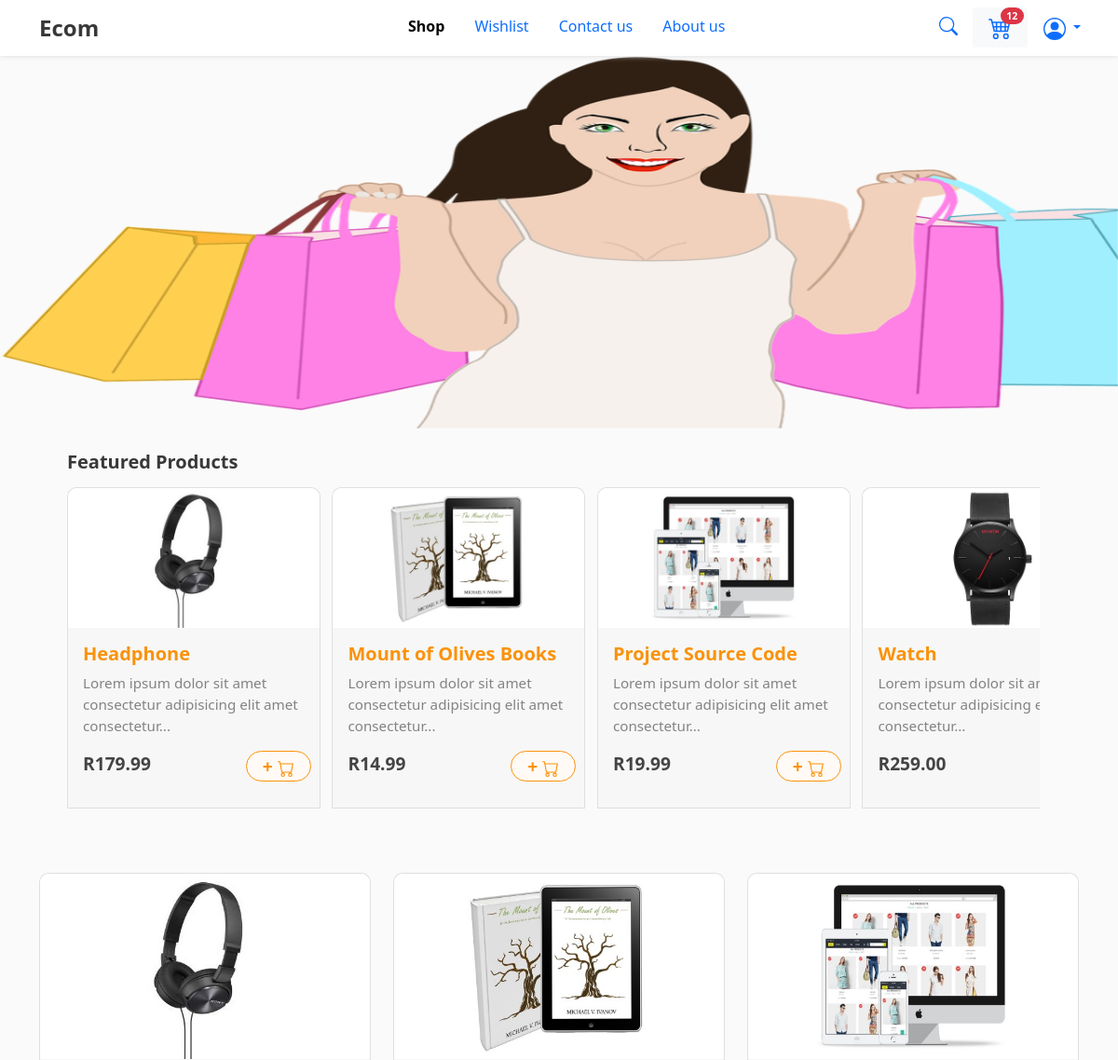
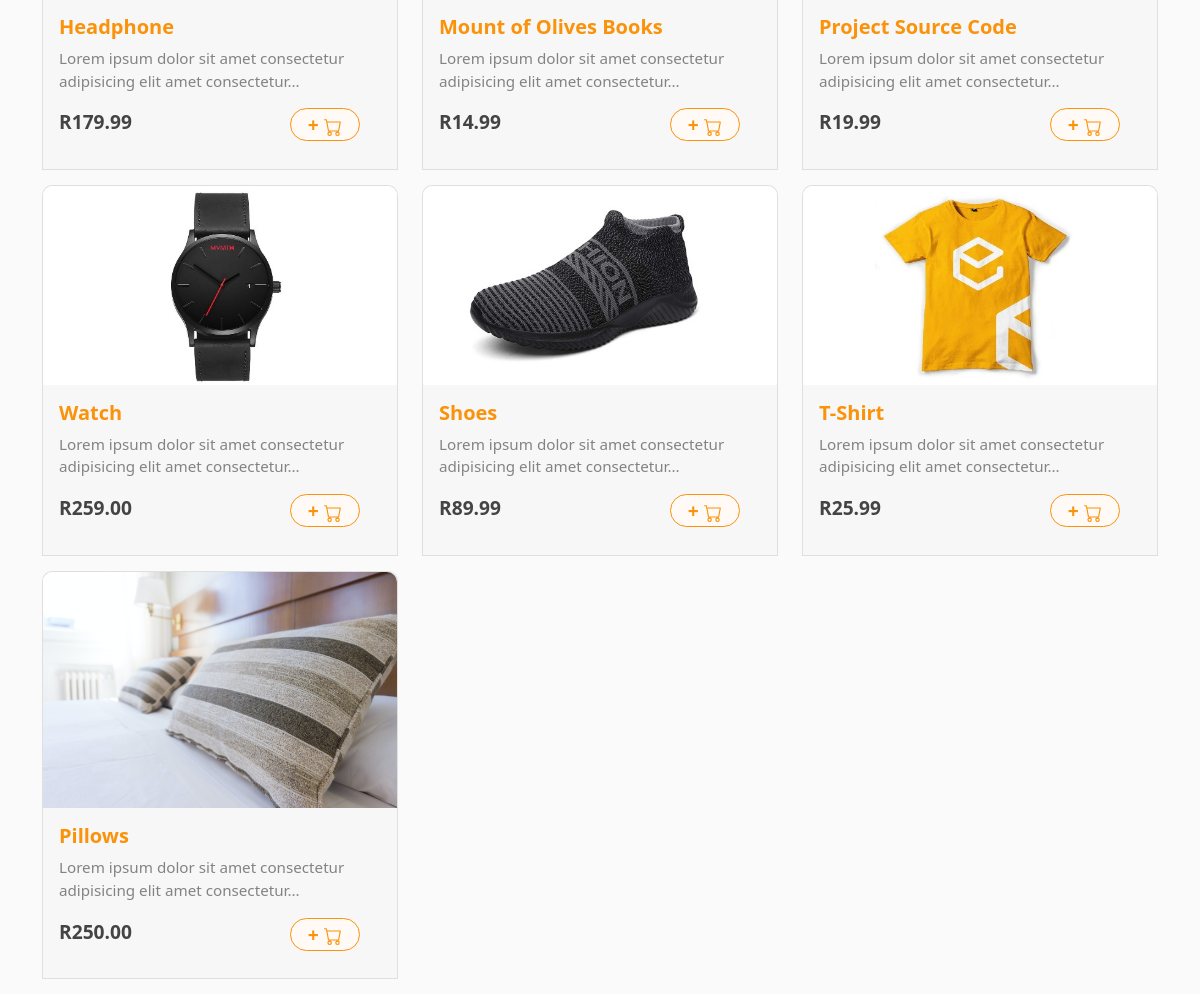
Page / (signed in) on the committed database (2 pictures, top to bottom).
### shop/models.py (models this page shows, shortened)
class Headline(models.Model):
    title = models.CharField(max_length=200)
    image = models.ImageField(null=True,blank=True)

class Product(models.Model):
    image = models.ImageField(null=True, blank=True)
    name = models.CharField(max_length = 200, null = True )
    price = models.FloatField()
    description = models.TextField( default="product description not provided")
    category = models.ForeignKey(Category,on_delete=models.CASCADE, null =True , blank =True)
    digital = models.BooleanField(default = False ,null =True , blank =False)
    @property
    def imageURL(self):
        try:
            url = self.image.url
        except:
            url = ''
        return url

### shop/views.py (the view)
# urls.py: path('',include('shop.urls')),
def shop(request):
    if request.user.is_authenticated:  #if user has logged in ...!
        ads = Headline.objects.all()
        customer = request.user.customer
        order , created = Order.objects.get_or_create(customer = customer, complete = False)
        items = order.orderitem_set.all()  # I HAVE SEEN THIS NOTATION SEVERAL TIMES
        cartItems = order.get_cart_items
    else:
        items = []
        order = {'get_cart_total': 0, 'get_cart_items':0 , 'shipping' : False}
        cartItems =order['get_cart_items']
    products = Product.objects.all()
    context ={'products':products , 'cartItems':cartItems,"ads":ads}
    return render(request, 'shop/shop.html', context)

### customers/models.py (called while the page is built)
    @property
    def get_cart_items(self):
        orderitems = self.orderitem_set.all()
        total = sum([item.quantity for item in orderitems])
        return total

### shop/context_processors.py (called while the page is built)
def cartItems(request):
    if request.user.is_authenticated:
        customer = request.user.customer
        order , created = Order.objects.get_or_create(customer = customer, complete = False)
        cartItems = order.get_cart_items
        return {"cartItems":cartItems}
    else:
        return {}

### shop/templates/shop/shop.html (shortened to what this page needs)
{% extends 'shop/main.html' %}
{% load static %}
{% load bootstrap5 %}
{% block content %}
<div id="carouselExampleControls" class="carousel slide" data-bs-ride="carousel">
    <div class="carousel-inner">
        {% for i in ads %}
        {%  if forloop.first %}
        <div class="carousel-item active">
            {%  else %}
            <div class="carousel-item">
            {% endif  %}
            <img style="height: 400px;"  src="{{i.image.url}}" class="d-block w-100" alt="...">
            </div>
        {% endfor %}
        </div>
    </div>
    <button class="carousel-control-prev" type="button" data-bs-target="#carouselExampleControls" data-bs-slide="prev">
      <span class="carousel-control-prev-icon" aria-hidden="true"></span>
    </button>
    <button class="carousel-control-next" type="button" data-bs-target="#carouselExampleControls" data-bs-slide="next">
      <span class="carousel-control-next-icon" aria-hidden="true"></span>
    </button>
<br>
<div id="featured-container" class="container-fluid" style="width: 90%;">
        <h5 style="margin-bottom: 15px;"> <strong>  Featured Products </strong> </h5>
<div style="width: 100%;overflow-x: scroll;" class="row">
    <div class="d-flex">
        {%  for product in products %}
        <div style="border-radius: 10px 10px 0px 0px;margin-bottom: 15px;margin-left:0px !important;margin-right:0px !important;"  class="col">
            <div id="featured-product" style="border-radius: 10px 10px 0px 0px;width: 17rem;" class="card">
            <img id="product-img"  style="border-radius: 10px 10px 0px 0px" class = "img-fluid" src = "{{ product.imageURL }}">
            <div style="background-color: #f4f4f4bf" id="product-cars" class="card-body">
                <div   id="title-wrapper">
                    <h5 id="product-title"   style="color:#fa920a"><strong> {{product.name}} </strong></h5>
                </div>
                <p class="d-none d-md-block" style="color:#838383;font-size:0.95rem">Lorem ipsum dolor sit amet consectetur adipisicing elit amet consectetur...</p>
                <div class="d-none d-sm-block">
                    <div class="row">
                        <div class="col-7 col-sm-8">
                            <p id="product-price"  style = "font-size: 1.2rem;font-weight: 600;color:#444444">R{{product.price|floatformat:2}}</p>
                        </div>
                        <div class="col-5 col-sm-4">
                            {% if user.is_authenticated %}
                            <button style="width: 70px;background-color: #fffaf5;border: 1.2px #fa920a solid"  data-product ={{product.id}} data-action="add" class ="btn btn-outline-secondary  update-cart btn-sm rounded-pill  ">
                                <h6 style="font-weight: 600;font-size: 1.2rem;margin: 0px;color: #fa920a;">
                                +
                                </h6>
                            </button>
                            {% endif %}
                        </div>
                    </div>
                </div>
            </div>
            </div>
        </div>  &nbsp;&nbsp;&nbsp;
        {% endfor %}
    </div>
</div>
</div>
<div class="container" style="margin-top: 0.8cm;">
    <br>
    <div  class="row">
        {%  for product in products %}
        <div style="border-radius: 10px 10px 0px 0px;margin-bottom: 15px;margin-left:0px !important;margin-right:0px !important;"  class="col-lg-4 col-6">
            <div style="border-radius: 10px 10px 0px 0px" class="card">
            <img style="border-radius: 10px 10px 0px 0px" class = "img-fluid" src = "{{ product.imageURL }}">
            <div style="background-color: #f4f4f4bf" id="product-cars" class="card-body">
                <div   id="title-wrapper">
                    <h5 id="product-title"   style="color:#fa920a"><strong> {{product.name}} </strong></h5>
                </div>
                <p class="d-none d-md-block" style="color:#838383;font-size:0.95rem">Lorem ipsum dolor sit amet consectetur adipisicing elit amet consectetur...</p>
                <div class="d-none d-sm-block">
                    <div class="row">
                        <div class="col-7 col-sm-8">
                            <p id="product-price"  style = "font-size: 1.2rem;font-weight: 600;color:#444444">R{{product.price|floatformat:2}}</p>
                        </div>
                        <div class="col-5 col-sm-4">
                            {% if user.is_authenticated %}
                            <button style="width: 70px;background-color: #fffaf5;border: 1.2px #fa920a solid"  data-product ={{product.id}} data-action="add" class ="btn btn-outline-secondary  update-cart btn-sm rounded-pill  ">
                                <h6 style="font-weight: 600;font-size: 1.2rem;margin: 0px;color: #fa920a;">
                                +
                                </h6>
                            </button>
                            {% endif %}
                        </div>
                    </div>
                </div>
            </div>
            </div>
        </div>
        {% endfor %}
    </div>
</div>
{% endblock content %}

### shop/static/mycss/main.css (style rules this page uses)
body { background-color: hsl(0, 0%, 98%); }

### shop/templates/shop/main.html (style rules this page uses)
#product-img { height: 150px; }
h1,h2,h3,h4,h5,h6 { color:hsl(0, 0%, 22%); }

### rows in the picture
Headline: image (picture)
Product: imageURL (picture), name "Headphone", price "179.99"
Product: imageURL (picture), name "Mount of Olives Books", price "14.99"
Product: imageURL (picture), name "Project Source Code", price "19.99"
Product: imageURL (picture), name "Watch", price "259.00"
Product: imageURL (picture), name "Shoes", price "89.99"
Product: imageURL (picture), name "T-Shirt", price "25.99"
Product: imageURL (picture), name "Pillows", price "250.00", {{ product.id }} 7 (drawn)

### other values in the picture
{{ cartItems|default:0 }} "12"
